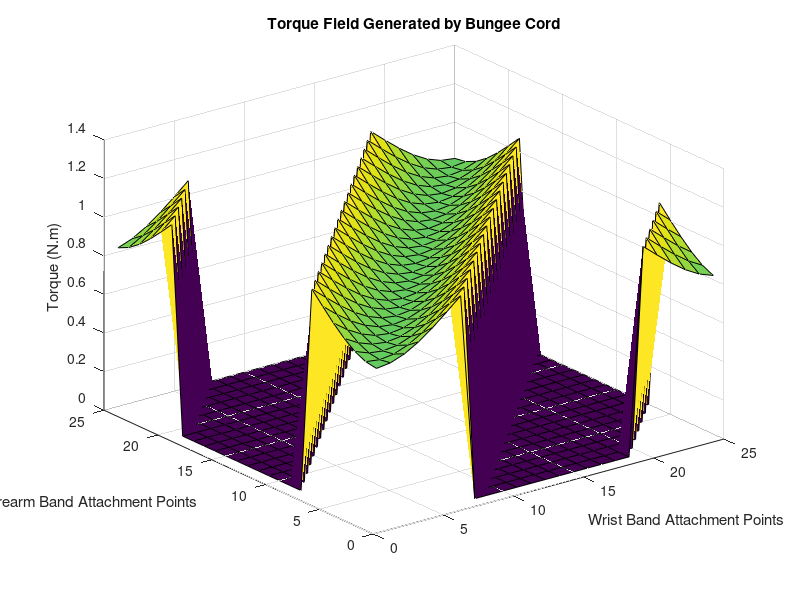
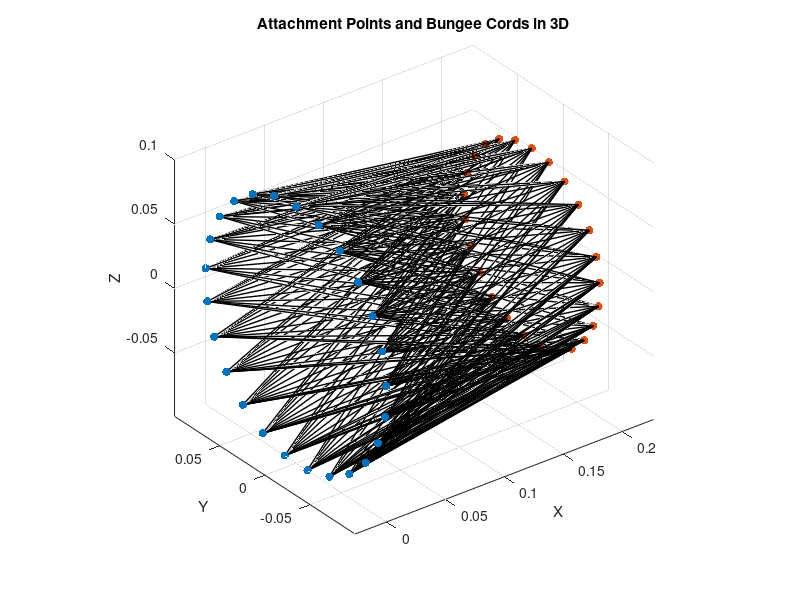

The MATLAB source for these figures, in order:
%% ExoNET Program to Model a Bungee Cord Attached Between Wrist and Forearm for Supination

close all;
clear all;
clc;


%% Initialize Input Variables

% Constants
k = 100; % spring constant of the bungee cord (N/m)
L0 = 0.1; % resting length of the bungee cord (m)
leverArm = 0.08; % distance from the elbow joint to the axis of rotation (m)

% Define the attachment points around the elbow
numPoints = 25; % number of attachment points
wrist_radius = 0.075; % radius of the attachment points (m)
forearm_radius = 0.1; % radius of the forearm attachment points (m)
theta = linspace(0, 360, numPoints+1); % angular positions
wrist_band_location = 0; % set wrist band location along length of forearm
forearm_band_location = 0.2; % set forearm band location along length of forearm

% Initialize torque field
torqueField = zeros(numPoints, numPoints);

% Initialize arrays to store attachment point coordinates
forearm_band_points = zeros(numPoints, 3);
wrist_band_points = zeros(numPoints, 3);


%% Identify Bungee Attachment Point Positions & Resulting Torques

% Loop through attachment points
for i = 1:numPoints
    for j = 1:numPoints
        % Check if attachment points form a radial combination
        if abs(theta(i) - theta(j)) <= 90 || abs(theta(i) - theta(j)) >= 270
            % Calculate position of attachment points
            x_forearm_band = wrist_band_location;
            y_forearm_band = forearm_radius * sind(theta(i));
            z_forearm_band = forearm_radius * cosd(theta(i));
            x_wrist_band = forearm_band_location;
            y_wrist_band = wrist_radius * sind(theta(j));
            z_wrist_band = wrist_radius * cosd(theta(j));

            % Store attachment point coordinates
            forearm_band_points(i, :) = [x_forearm_band, y_forearm_band, z_forearm_band];
            wrist_band_points(j, :) = [x_wrist_band, y_wrist_band, z_wrist_band];

            % Calculate distance between attachment points
            L = sqrt((x_wrist_band - x_forearm_band)^2 + (y_wrist_band - y_forearm_band)^2 + (z_wrist_band - z_forearm_band)^2);

            % Calculate elongation of the bungee cord
            elongation = L - L0;

            % Calculate the force generated by the bungee cord
            force = k * elongation;

            % Calculate the torque generated by the bungee cord
            torque = force * leverArm;

            % Store torque value in the torque field
            torqueField(i, j) = torque;
        end
    end
end


%% Plots

% Plot the torque field
figure(1);
surf(torqueField);
xlabel('Wrist Band Attachment Points');
ylabel('Forearm Band Attachment Points');
zlabel('Torque (N.m)');
title('Torque Field Generated by Bungee Cord');
saveas(figure(1),fullfile([pwd '\MATLAB Figures'],'Torque_Field.png')); % save to computer

% Find the maximum torque and its corresponding attachment points
[maxTorque, idx] = max(torqueField(:));
[max_i, max_j] = ind2sub(size(torqueField), idx);
maxWristAttachment = theta(max_j);
maxElbowAttachment = theta(max_i);

% Display the maximum torque and its corresponding attachment points
fprintf('Maximum Torque: %.2f N.m\n', maxTorque);
fprintf('Wrist Band Attachment Angle: %.2f radians\n', maxWristAttachment);
fprintf('Forearm Band Attachment Angle: %.2f radians\n', maxElbowAttachment);

% Plot the attachment points and bungee cords in 3D
figure(2);
hold on;
scatter3(forearm_band_points(:, 1), forearm_band_points(:, 2), forearm_band_points(:, 3), 'ro', 'filled');
scatter3(wrist_band_points(:, 1), wrist_band_points(:, 2), wrist_band_points(:, 3), 'bo', 'filled');
for i = 1:numPoints
    for j = 1:numPoints
        % Check if attachment points form a radial combination
        if abs(theta(i) - theta(j)) <= 90 || abs(theta(i) - theta(j)) >= 270
            x_line = [forearm_band_points(i, 1), wrist_band_points(j, 1)];
            y_line = [forearm_band_points(i, 2), wrist_band_points(j, 2)];
            z_line = [forearm_band_points(i, 3), wrist_band_points(j, 3)];
            line(x_line, y_line, z_line, 'Color', 'k', 'LineWidth', 1);
        end
    end
end

hold off;
xlabel('X');
ylabel('Y');
zlabel('Z');
title('Attachment Points and Bungee Cords in 3D');
grid on;
axis equal;
view(3); % default view for 3d plots can also use this "view(-37.5,30);"
saveas(figure(2),fullfile([pwd '\MATLAB Figures'],'ExoNET_Bungee_Visualization.png')); % save to computer






